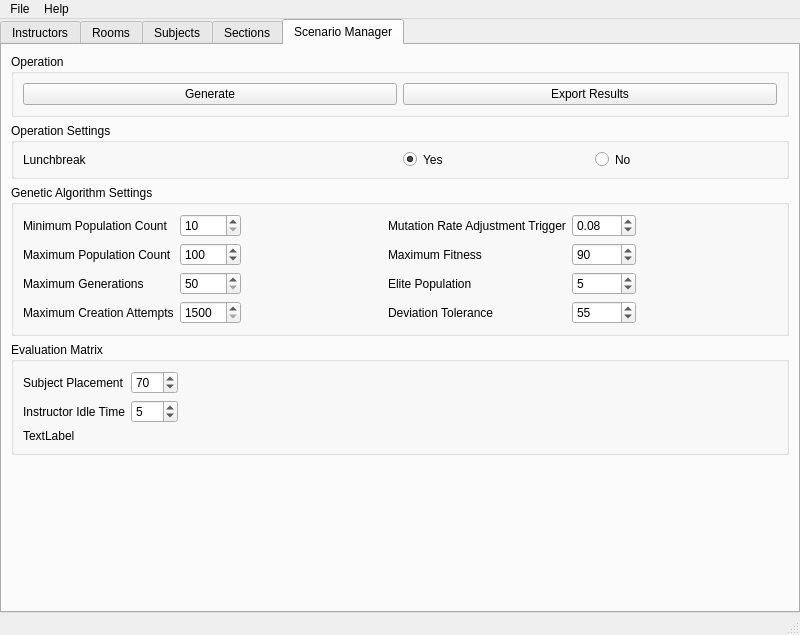
<?xml version="1.0" encoding="UTF-8"?>
<ui version="4.0">
 <class>MainWindow</class>
 <widget class="QMainWindow" name="MainWindow">
  <property name="windowModality">
   <enum>Qt::NonModal</enum>
  </property>
  <property name="geometry">
   <rect>
    <x>0</x>
    <y>0</y>
    <width>800</width>
    <height>635</height>
   </rect>
  </property>
  <property name="sizePolicy">
   <sizepolicy hsizetype="Maximum" vsizetype="Maximum">
    <horstretch>0</horstretch>
    <verstretch>0</verstretch>
   </sizepolicy>
  </property>
  <property name="minimumSize">
   <size>
    <width>800</width>
    <height>635</height>
   </size>
  </property>
  <property name="maximumSize">
   <size>
    <width>16777215</width>
    <height>16777215</height>
   </size>
  </property>
  <property name="windowTitle">
   <string>Genetic Algorithm Scheduler</string>
  </property>
  <widget class="QWidget" name="centralwidget">
   <property name="minimumSize">
    <size>
     <width>711</width>
     <height>526</height>
    </size>
   </property>
   <layout class="QVBoxLayout" name="verticalLayout">
    <property name="spacing">
     <number>0</number>
    </property>
    <property name="leftMargin">
     <number>0</number>
    </property>
    <property name="topMargin">
     <number>0</number>
    </property>
    <property name="rightMargin">
     <number>0</number>
    </property>
    <property name="bottomMargin">
     <number>0</number>
    </property>
    <item>
     <widget class="QTabWidget" name="tabWidget">
      <property name="font">
       <font>
        <weight>50</weight>
        <bold>false</bold>
       </font>
      </property>
      <property name="styleSheet">
       <string notr="true"/>
      </property>
      <property name="tabPosition">
       <enum>QTabWidget::North</enum>
      </property>
      <property name="tabShape">
       <enum>QTabWidget::Rounded</enum>
      </property>
      <property name="currentIndex">
       <number>4</number>
      </property>
      <widget class="QWidget" name="tabInstructors">
       <property name="whatsThis">
        <string>&lt;html&gt;&lt;head/&gt;&lt;body&gt;&lt;p&gt;&lt;br/&gt;&lt;/p&gt;&lt;/body&gt;&lt;/html&gt;</string>
       </property>
       <attribute name="title">
        <string>Instructors</string>
       </attribute>
       <layout class="QVBoxLayout" name="verticalLayout_2">
        <item>
         <widget class="QGroupBox" name="groupBox">
          <property name="title">
           <string>Operation</string>
          </property>
          <layout class="QHBoxLayout" name="horizontalLayout">
           <item>
            <widget class="QPushButton" name="btnInstrAdd">
             <property name="text">
              <string>Add Instructor</string>
             </property>
            </widget>
           </item>
           <item>
            <widget class="QPushButton" name="btnInstrImport">
             <property name="text">
              <string>Import from Excel</string>
             </property>
            </widget>
           </item>
          </layout>
         </widget>
        </item>
        <item>
         <widget class="QGroupBox" name="groupBox_11">
          <property name="title">
           <string>Search</string>
          </property>
          <layout class="QHBoxLayout" name="horizontalLayout_6">
           <item>
            <widget class="QLineEdit" name="txtEditInsSearch">
             <property name="placeholderText">
              <string>Search ...</string>
             </property>
            </widget>
           </item>
          </layout>
         </widget>
        </item>
        <item>
         <widget class="QTreeView" name="treeInstr">
          <property name="enabled">
           <bool>true</bool>
          </property>
          <property name="sizePolicy">
           <sizepolicy hsizetype="Expanding" vsizetype="Expanding">
            <horstretch>0</horstretch>
            <verstretch>0</verstretch>
           </sizepolicy>
          </property>
          <property name="frameShape">
           <enum>QFrame::StyledPanel</enum>
          </property>
         </widget>
        </item>
       </layout>
      </widget>
      <widget class="QWidget" name="tabRooms">
       <attribute name="title">
        <string>Rooms</string>
       </attribute>
       <layout class="QVBoxLayout" name="verticalLayout_3">
        <item>
         <widget class="QGroupBox" name="groupBox_2">
          <property name="title">
           <string>Operation</string>
          </property>
          <layout class="QHBoxLayout" name="horizontalLayout_7">
           <item>
            <widget class="QPushButton" name="btnRoomAdd">
             <property name="text">
              <string>Add Room</string>
             </property>
            </widget>
           </item>
           <item>
            <widget class="QPushButton" name="btnRoomImport">
             <property name="text">
              <string>Import from Excel</string>
             </property>
            </widget>
           </item>
          </layout>
         </widget>
        </item>
        <item>
         <widget class="QGroupBox" name="groupBox_10">
          <property name="title">
           <string>Search</string>
          </property>
          <layout class="QHBoxLayout" name="horizontalLayout_8">
           <item>
            <widget class="QLineEdit" name="txtSearchRoom">
             <property name="placeholderText">
              <string>Search ...</string>
             </property>
            </widget>
           </item>
          </layout>
         </widget>
        </item>
        <item>
         <widget class="QTreeView" name="treeRoom"/>
        </item>
       </layout>
      </widget>
      <widget class="QWidget" name="tabSubjects">
       <attribute name="title">
        <string>Subjects</string>
       </attribute>
       <layout class="QVBoxLayout" name="verticalLayout_4">
        <item>
         <widget class="QGroupBox" name="groupBox_3">
          <property name="title">
           <string>Operation</string>
          </property>
          <layout class="QHBoxLayout" name="horizontalLayout_2">
           <item>
            <widget class="QPushButton" name="btnSubjAdd">
             <property name="text">
              <string>Add Subject</string>
             </property>
            </widget>
           </item>
           <item>
            <widget class="QPushButton" name="btnSubjImport">
             <property name="text">
              <string>Import from Excel</string>
             </property>
            </widget>
           </item>
          </layout>
         </widget>
        </item>
        <item>
         <widget class="QGroupBox" name="groupBox_12">
          <property name="title">
           <string>Search</string>
          </property>
          <layout class="QHBoxLayout" name="horizontalLayout_9">
           <item>
            <widget class="QLineEdit" name="txtSearchSubject">
             <property name="placeholderText">
              <string>Search ...</string>
             </property>
            </widget>
           </item>
          </layout>
         </widget>
        </item>
        <item>
         <widget class="QTreeView" name="treeSubj"/>
        </item>
       </layout>
      </widget>
      <widget class="QWidget" name="tabSections">
       <attribute name="title">
        <string>Sections</string>
       </attribute>
       <layout class="QVBoxLayout" name="verticalLayout_5">
        <item>
         <widget class="QGroupBox" name="groupBox_4">
          <property name="title">
           <string>Operation</string>
          </property>
          <layout class="QHBoxLayout" name="horizontalLayout_3">
           <item>
            <widget class="QPushButton" name="btnSecAdd">
             <property name="text">
              <string>Add Section</string>
             </property>
            </widget>
           </item>
          </layout>
         </widget>
        </item>
        <item>
         <widget class="QTreeView" name="treeSec"/>
        </item>
       </layout>
      </widget>
      <widget class="QWidget" name="tabScenario">
       <property name="sizePolicy">
        <sizepolicy hsizetype="Preferred" vsizetype="Preferred">
         <horstretch>0</horstretch>
         <verstretch>0</verstretch>
        </sizepolicy>
       </property>
       <attribute name="title">
        <string>Scenario Manager</string>
       </attribute>
       <layout class="QVBoxLayout" name="verticalLayout_6" stretch="0,0,0,0,0">
        <property name="sizeConstraint">
         <enum>QLayout::SetDefaultConstraint</enum>
        </property>
        <item>
         <widget class="QGroupBox" name="groupBox_5">
          <property name="title">
           <string>Operation</string>
          </property>
          <layout class="QHBoxLayout" name="horizontalLayout_4">
           <item>
            <widget class="QPushButton" name="btnScenGenerate">
             <property name="text">
              <string>Generate</string>
             </property>
            </widget>
           </item>
           <item>
            <widget class="QPushButton" name="btnScenResult">
             <property name="text">
              <string>Export Results</string>
             </property>
            </widget>
           </item>
          </layout>
         </widget>
        </item>
        <item>
         <widget class="QGroupBox" name="groupBox_6">
          <property name="title">
           <string>Operation Settings</string>
          </property>
          <layout class="QGridLayout" name="gridLayout_2">
           <item row="0" column="0">
            <widget class="QLabel" name="label_6">
             <property name="toolTip">
              <string>Assess for lunch break for sections.</string>
             </property>
             <property name="text">
              <string>Lunchbreak</string>
             </property>
            </widget>
           </item>
           <item row="0" column="1">
            <widget class="QGroupBox" name="groupBox_7">
             <property name="styleSheet">
              <string notr="true">border: none</string>
             </property>
             <property name="title">
              <string/>
             </property>
             <property name="flat">
              <bool>false</bool>
             </property>
             <property name="checkable">
              <bool>false</bool>
             </property>
             <property name="checked">
              <bool>false</bool>
             </property>
             <layout class="QHBoxLayout" name="horizontalLayout_5">
              <property name="spacing">
               <number>10</number>
              </property>
              <property name="leftMargin">
               <number>0</number>
              </property>
              <property name="topMargin">
               <number>0</number>
              </property>
              <property name="rightMargin">
               <number>0</number>
              </property>
              <property name="bottomMargin">
               <number>0</number>
              </property>
              <item>
               <widget class="QRadioButton" name="radioLunchYes">
                <property name="text">
                 <string>Yes</string>
                </property>
                <property name="checked">
                 <bool>true</bool>
                </property>
               </widget>
              </item>
              <item>
               <widget class="QRadioButton" name="radioLunchNo">
                <property name="text">
                 <string>No</string>
                </property>
               </widget>
              </item>
             </layout>
            </widget>
           </item>
          </layout>
         </widget>
        </item>
        <item>
         <widget class="QGroupBox" name="groupBox_8">
          <property name="title">
           <string>Genetic Algorithm Settings</string>
          </property>
          <layout class="QGridLayout" name="gridLayout_3">
           <item row="2" column="0">
            <widget class="QLabel" name="label_9">
             <property name="toolTip">
              <string>Maximum amount of generations to be performed on solution generation.</string>
             </property>
             <property name="text">
              <string>Maximum Generations</string>
             </property>
            </widget>
           </item>
           <item row="1" column="5">
            <widget class="QSpinBox" name="editMaxFit">
             <property name="maximum">
              <number>100</number>
             </property>
             <property name="value">
              <number>90</number>
             </property>
            </widget>
           </item>
           <item row="1" column="0">
            <widget class="QLabel" name="label_8">
             <property name="toolTip">
              <string>Highest population count of the genetic algorithm.</string>
             </property>
             <property name="text">
              <string>Maximum Population Count</string>
             </property>
            </widget>
           </item>
           <item row="1" column="1">
            <widget class="QSpinBox" name="editMaxPop">
             <property name="minimum">
              <number>10</number>
             </property>
             <property name="maximum">
              <number>10000</number>
             </property>
             <property name="value">
              <number>100</number>
             </property>
            </widget>
           </item>
           <item row="3" column="1">
            <widget class="QSpinBox" name="editMaxCreation">
             <property name="minimum">
              <number>1500</number>
             </property>
             <property name="maximum">
              <number>30000</number>
             </property>
            </widget>
           </item>
           <item row="1" column="3">
            <widget class="QLabel" name="label_12">
             <property name="toolTip">
              <string>Stops the generation when a chromosome meets this.</string>
             </property>
             <property name="text">
              <string>Maximum Fitness</string>
             </property>
            </widget>
           </item>
           <item row="0" column="3">
            <widget class="QLabel" name="label_11">
             <property name="toolTip">
              <string>&lt;html&gt;&lt;head/&gt;&lt;body&gt;&lt;p&gt;Triggers mutation rate change when the difference of average fitness falls to the specificied level.&lt;/p&gt;&lt;/body&gt;&lt;/html&gt;</string>
             </property>
             <property name="text">
              <string>Mutation Rate Adjustment Trigger</string>
             </property>
            </widget>
           </item>
           <item row="3" column="5">
            <widget class="QSpinBox" name="editDev">
             <property name="maximum">
              <number>100</number>
             </property>
             <property name="value">
              <number>55</number>
             </property>
            </widget>
           </item>
           <item row="0" column="5">
            <widget class="QDoubleSpinBox" name="editMut">
             <property name="maximum">
              <double>100.000000000000000</double>
             </property>
             <property name="singleStep">
              <double>0.010000000000000</double>
             </property>
             <property name="value">
              <double>0.080000000000000</double>
             </property>
            </widget>
           </item>
           <item row="0" column="7">
            <spacer name="horizontalSpacer_5">
             <property name="orientation">
              <enum>Qt::Horizontal</enum>
             </property>
             <property name="sizeHint" stdset="0">
              <size>
               <width>40</width>
               <height>20</height>
              </size>
             </property>
            </spacer>
           </item>
           <item row="2" column="5">
            <widget class="QSpinBox" name="editElite">
             <property name="maximum">
              <number>100</number>
             </property>
             <property name="value">
              <number>5</number>
             </property>
            </widget>
           </item>
           <item row="3" column="3">
            <widget class="QLabel" name="label_21">
             <property name="toolTip">
              <string>The maximum control of a sigma.</string>
             </property>
             <property name="text">
              <string>Deviation Tolerance</string>
             </property>
            </widget>
           </item>
           <item row="3" column="0">
            <widget class="QLabel" name="label_10">
             <property name="toolTip">
              <string>Maximum attempts for creating a valid chromosome.</string>
             </property>
             <property name="text">
              <string>Maximum Creation Attempts</string>
             </property>
            </widget>
           </item>
           <item row="0" column="2">
            <spacer name="horizontalSpacer">
             <property name="orientation">
              <enum>Qt::Horizontal</enum>
             </property>
             <property name="sizeHint" stdset="0">
              <size>
               <width>40</width>
               <height>20</height>
              </size>
             </property>
            </spacer>
           </item>
           <item row="0" column="0">
            <widget class="QLabel" name="label_7">
             <property name="toolTip">
              <string>Starting point and lowest population count of the genetic algorithm.</string>
             </property>
             <property name="text">
              <string>Minimum Population Count</string>
             </property>
            </widget>
           </item>
           <item row="0" column="1">
            <widget class="QSpinBox" name="editMinPop">
             <property name="minimum">
              <number>10</number>
             </property>
             <property name="maximum">
              <number>10000</number>
             </property>
            </widget>
           </item>
           <item row="2" column="1">
            <widget class="QSpinBox" name="editMaxGen">
             <property name="minimum">
              <number>50</number>
             </property>
             <property name="maximum">
              <number>10000</number>
             </property>
            </widget>
           </item>
           <item row="2" column="3">
            <widget class="QLabel" name="label_20">
             <property name="toolTip">
              <string>The percent of population that would belong to elite.</string>
             </property>
             <property name="text">
              <string>Elite Population</string>
             </property>
            </widget>
           </item>
          </layout>
         </widget>
        </item>
        <item>
         <widget class="QGroupBox" name="groupBox_9">
          <property name="title">
           <string>Evaluation Matrix</string>
          </property>
          <layout class="QGridLayout" name="gridLayout_4">
           <item row="1" column="1">
            <widget class="QSpinBox" name="editIdle">
             <property name="maximum">
              <number>100</number>
             </property>
             <property name="value">
              <number>5</number>
             </property>
            </widget>
           </item>
           <item row="0" column="1">
            <widget class="QSpinBox" name="editSbj">
             <property name="maximum">
              <number>100</number>
             </property>
             <property name="value">
              <number>70</number>
             </property>
            </widget>
           </item>
           <item row="1" column="0">
            <widget class="QLabel" name="label_18">
             <property name="toolTip">
              <string>The weight of sections having less idle time.</string>
             </property>
             <property name="text">
              <string>Instructor Idle Time</string>
             </property>
            </widget>
           </item>
           <item row="0" column="0">
            <widget class="QLabel" name="label_13">
             <property name="toolTip">
              <string>The weight of having all subjects placed.</string>
             </property>
             <property name="text">
              <string>Subject Placement</string>
             </property>
            </widget>
           </item>
           <item row="0" column="2">
            <spacer name="horizontalSpacer_8">
             <property name="orientation">
              <enum>Qt::Horizontal</enum>
             </property>
             <property name="sizeHint" stdset="0">
              <size>
               <width>40</width>
               <height>20</height>
              </size>
             </property>
            </spacer>
           </item>
           <item row="3" column="0">
            <widget class="QLabel" name="lblTotal">
             <property name="text">
              <string>TextLabel</string>
             </property>
            </widget>
           </item>
          </layout>
         </widget>
        </item>
        <item>
         <spacer name="verticalSpacer">
          <property name="orientation">
           <enum>Qt::Vertical</enum>
          </property>
          <property name="sizeHint" stdset="0">
           <size>
            <width>20</width>
            <height>40</height>
           </size>
          </property>
         </spacer>
        </item>
       </layout>
      </widget>
     </widget>
    </item>
   </layout>
  </widget>
  <widget class="QMenuBar" name="menubar">
   <property name="geometry">
    <rect>
     <x>0</x>
     <y>0</y>
     <width>800</width>
     <height>28</height>
    </rect>
   </property>
   <widget class="QMenu" name="menuFile">
    <property name="title">
     <string>File</string>
    </property>
    <addaction name="actionNew"/>
    <addaction name="actionOpen"/>
    <addaction name="actionSave_As"/>
    <addaction name="separator"/>
    <addaction name="actionSettings"/>
    <addaction name="separator"/>
    <addaction name="actionExit"/>
   </widget>
   <widget class="QMenu" name="menuHelp">
    <property name="title">
     <string>Help</string>
    </property>
    <addaction name="actionInstructions"/>
    <addaction name="separator"/>
    <addaction name="actionAbout"/>
   </widget>
   <addaction name="menuFile"/>
   <addaction name="menuHelp"/>
  </widget>
  <widget class="QStatusBar" name="statusbar"/>
  <action name="actionNew">
   <property name="text">
    <string>New</string>
   </property>
  </action>
  <action name="actionOpen">
   <property name="text">
    <string>Open</string>
   </property>
  </action>
  <action name="actionSave">
   <property name="text">
    <string>Save</string>
   </property>
  </action>
  <action name="actionSave_As">
   <property name="text">
    <string>Save As</string>
   </property>
  </action>
  <action name="actionSettings">
   <property name="text">
    <string>Settings</string>
   </property>
  </action>
  <action name="actionExit">
   <property name="text">
    <string>Exit</string>
   </property>
  </action>
  <action name="actionAdd_Instructor">
   <property name="text">
    <string>Add Instructor</string>
   </property>
  </action>
  <action name="actionView_Instructors">
   <property name="text">
    <string>View Instructors</string>
   </property>
  </action>
  <action name="actionAdd_Room">
   <property name="text">
    <string>Add Room</string>
   </property>
  </action>
  <action name="actionView_Rooms">
   <property name="text">
    <string>View Rooms</string>
   </property>
  </action>
  <action name="actionAdd_Subject">
   <property name="text">
    <string>Add Subject</string>
   </property>
  </action>
  <action name="actionView_Subjects">
   <property name="text">
    <string>View Subjects</string>
   </property>
  </action>
  <action name="actionAdd_Sections">
   <property name="text">
    <string>Add Sections</string>
   </property>
  </action>
  <action name="actionView_Sections">
   <property name="text">
    <string>View Sections</string>
   </property>
  </action>
  <action name="actionImport">
   <property name="text">
    <string>Import</string>
   </property>
  </action>
  <action name="actionExport">
   <property name="text">
    <string>Export</string>
   </property>
  </action>
  <action name="actionView_Results">
   <property name="text">
    <string>View Results</string>
   </property>
  </action>
  <action name="actionGenerate">
   <property name="text">
    <string>Generate</string>
   </property>
  </action>
  <action name="actionImport_2">
   <property name="text">
    <string>Import</string>
   </property>
  </action>
  <action name="actionExport_2">
   <property name="text">
    <string>Export</string>
   </property>
  </action>
  <action name="actionScenario_Summary">
   <property name="text">
    <string>Scenario Summary</string>
   </property>
  </action>
  <action name="actionGenerate_2">
   <property name="text">
    <string>Generate</string>
   </property>
  </action>
  <action name="actionView_Results_2">
   <property name="text">
    <string>View Results</string>
   </property>
  </action>
  <action name="actionInstructions">
   <property name="text">
    <string>Instructions</string>
   </property>
  </action>
  <action name="actionAbout">
   <property name="text">
    <string>About</string>
   </property>
  </action>
 </widget>
 <tabstops>
  <tabstop>tabWidget</tabstop>
  <tabstop>btnInstrAdd</tabstop>
  <tabstop>btnInstrImport</tabstop>
  <tabstop>txtEditInsSearch</tabstop>
  <tabstop>treeInstr</tabstop>
  <tabstop>btnRoomAdd</tabstop>
  <tabstop>btnRoomImport</tabstop>
  <tabstop>treeRoom</tabstop>
  <tabstop>btnSubjAdd</tabstop>
  <tabstop>btnSubjImport</tabstop>
  <tabstop>treeSubj</tabstop>
  <tabstop>btnSecAdd</tabstop>
  <tabstop>treeSec</tabstop>
  <tabstop>radioLunchYes</tabstop>
  <tabstop>radioLunchNo</tabstop>
  <tabstop>editMinPop</tabstop>
  <tabstop>editMaxPop</tabstop>
  <tabstop>editMaxGen</tabstop>
  <tabstop>editMaxCreation</tabstop>
  <tabstop>editMut</tabstop>
  <tabstop>editMaxFit</tabstop>
  <tabstop>editElite</tabstop>
  <tabstop>editDev</tabstop>
  <tabstop>editSbj</tabstop>
  <tabstop>editIdle</tabstop>
  <tabstop>btnScenGenerate</tabstop>
  <tabstop>btnScenResult</tabstop>
 </tabstops>
 <resources/>
 <connections/>
</ui>
